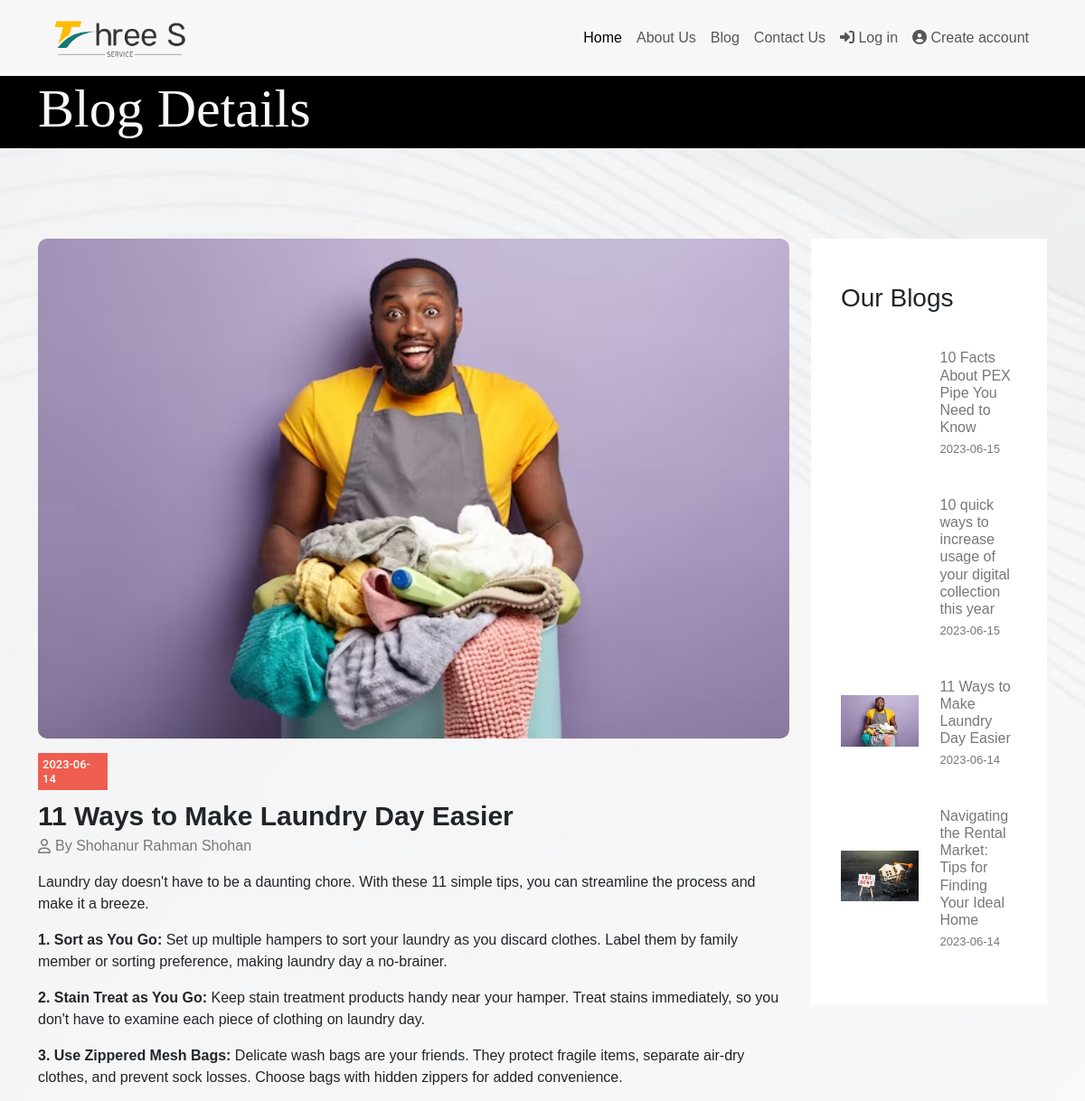
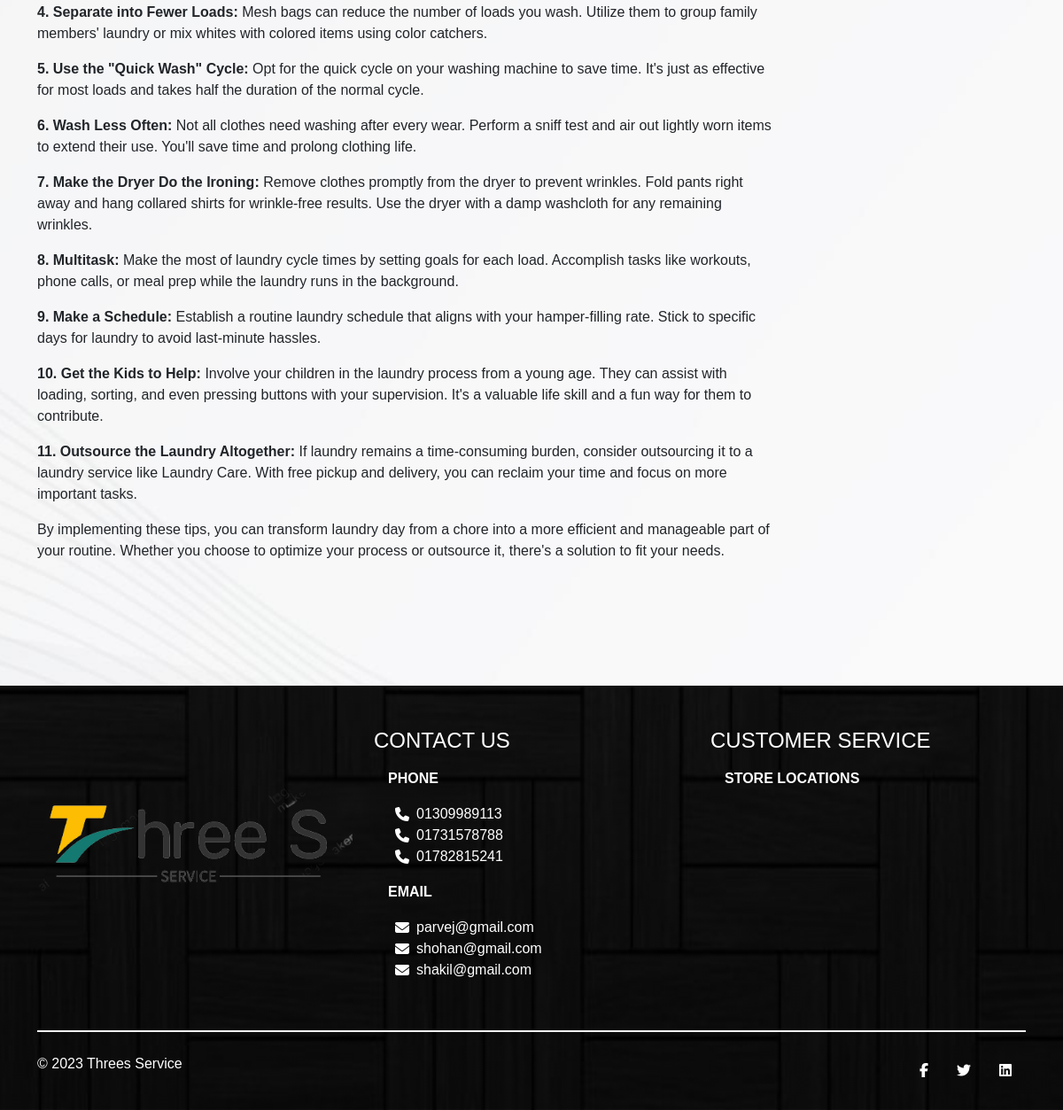
The page /blogsearch.php?blog=14 on the database its author committed (2 pictures, top to bottom).
### tables this page shows
CREATE TABLE `blogs` (
  `blog_id` int(11) NOT NULL,
  `image` varchar(255) NOT NULL,
  `blog_title` varchar(255) NOT NULL,
  `blog_text` text NOT NULL,
  `status` int(11) NOT NULL DEFAULT 1 COMMENT '1=Active, 2=InActive',
  `join_date` date NOT NULL
);

CREATE TABLE `users` (
  `user_id` int(11) NOT NULL,
  `fullname` varchar(255) NOT NULL,
  `email` varchar(255) NOT NULL,
  `password` varchar(255) NOT NULL,
  `phone` varchar(255) DEFAULT NULL,
  `address` varchar(255) DEFAULT NULL,
  `image` varchar(255) DEFAULT NULL,
  `role` int(1) NOT NULL DEFAULT 2 COMMENT '1=Admin, 2=User',
  `status` int(1) NOT NULL DEFAULT 1 COMMENT '1=Active, 0=InActive',
  `join_date` date NOT NULL
);

### blogsearch.php (the view, shortened to what this page needs)
<?php include "inc/header.php"; ?>
	<?php
		if (isset($_GET['blog'])) {
			$searchBlog = $_GET['blog'];
			$sql = "SELECT * FROM blogs WHERE blog_id='$searchBlog'";
			$blogSql = mysqli_query($db, $sql);
			while( $row = mysqli_fetch_assoc($blogSql) ) {
	          $image        = $row['image'];
	          $blog_title     = $row['blog_title'];
	          $blog_text      = $row['blog_text'];
	          $join_date      = $row['join_date'];
	          ?>
	          <section class="blog-details">
						  <div class="container">
						    <div class="row align-items-center">
						      <div class="col-lg-6">
						        <h1 class="text-light" style=" font-family: 'Righteous', cursive;
    font-size: 60px;">Blog Details</h1>
						      </div>
						      <div class="col-lg-6">
						      </div>
						    </div>
						  </div>
						</section>
				<section class="blog_details_search">
					<div class="container">
						<div class="row">
							<div class="col-lg-12">
								<div class="row">
			                        <div class="col-lg-9 blog-item pb-4">
			                            <div class="book-thumbnail">
			                              <?php
			                                  if (!empty($image)) { ?>
			                                    <img src="admin/dist/img/books/<?php echo $image; ?>" alt="" style="width: 100%; border-radius: 10px;">
			                                  <?php }
			                                  else { ?>
			                                    <img src="admin/dist/img/books/blank_book.jpg" alt="" style="width: 100%; height: 300px;">
			                                  <?php }
			                                ?>
			                            </div>
			                            <div class="pt-3">
			                            	<h1 class="tarikhhh"><?php echo $join_date; ?></h1>
			                            </div>
			                            <div class="pt-2">
			                              <h4 class="btitle"><?php echo $blog_title; ?></h4>
			                              <div>
			                              	<?php
			                              		$sql = "SELECT * FROM users WHERE role = 1 ORDER BY user_id ASC LIMIT 1";
																	  		$allUserData = mysqli_query($db, $sql);
																	  		while( $row = mysqli_fetch_assoc($allUserData) ) {
																	  			$fullname  		= $row['fullname'];
																	  			?>
																	  				<div class="d-flex align-items-center" style="color: #777;">
																	  					<i class="far fa-user" aria-hidden="true" style="margin-right: 5px;"></i>
																	  					By <?php echo $fullname; ?>
																	  				</div>
																	  			<?php
																	  		}
			                              	?>
			                              </div>
			                              <p class="pera"><?php echo $blog_text; ?></p>
			                            </div>
			                        </div>
						      <?php include "inc/blog_sidebar.php"; ?>
								</div>
                         	</div>
						</div>
					</div>
				</section>
	         <?php }
		}
	?>
<?php include "inc/footer.php"; ?>

### inc/blog_sidebar.php (shortened to what this page needs)
<div class="col-lg-3">
    <div class="blog-part sticky-top">
        <h3 class="py-3">Our Blogs</h3>
        <?php
            $sql = "SELECT * FROM blogs ORDER BY blog_id DESC";
            $allBooks = mysqli_query($db, $sql);
            $totalBooks = mysqli_num_rows($allBooks);
            if ($totalBooks <= 0) { ?>
              <div class="alert alert-info" role="alert"><i class="fa-solid fa-bell"> </i> Ooops!! No Book found Yet....</div>
            <?php }
            else {
                while ($row = mysqli_fetch_assoc($allBooks)) {
                      $blog_id        = $row['blog_id'];
                      $image        = $row['image'];
                      $blog_title     = $row['blog_title'];
                      $join_date      = $row['join_date'];
                    ?>
                    <div class="row align-items-center py-3">
                        <div class="col-lg-6">
                            <div>
                                <?php
                                  if (!empty($image)) { ?>
                                    <img src="admin/dist/img/books/<?php echo $image; ?>" alt="" width="100%" class="pb-3">
                                  <?php }
                                  else { ?>
                                    <img src="admin/dist/img/books/blank_book.jpg" alt="" class="img-fluid">
                                  <?php }
                                ?>
                            </div>
                        </div>
                        <div class="col-lg-6">
                            <div class="">
                            <a href="blogsearch.php?blog=<?php echo $blog_id; ?>"><h4 style="font-size: 16px; color: #777;"><?php echo $blog_title; ?></h4></a>
                              <p style="font-size: 13px;color: #777;margin: -3px 0px 10px;"><?php echo $join_date; ?></p>
                            </div>
                        </div>
                    </div>
                <?php }
            }
        ?>
    </div>
</div>

### inc/footer.php (shortened to what this page needs)
<footer style="
    background: linear-gradient( rgba(0, 0, 0, 0.5), rgba(0, 0, 0, 0.5) ), url(assets/images/45603.jpg);
    background-repeat: no-repeat;
    background-size: cover;
    background-position: center;
    background-attachment: fixed;">
    <div class="container py-5 pb-0">
        <div class="row">
            <div class="col-lg-4">
                <div class="logo-ftr">
                    <a href="index.php"><img src="assets/images/bg.png" alt="" width="100%"></a>
                </div>
            </div>
            <div class="col-lg-4" id="foot">
                <h4 class="text-white">CONTACT US</h4>
                <ul class="nav flex-column">
                  <li class="nav-item">
                    <a class="nav-link active text-white" aria-current="page" ><strong>PHONE</strong></a>
                  </li>
                  <li class="nav-item">
                    <a class="nav-link text-white" href="">
                        <?php
                            $sql = "SELECT * FROM users WHERE role = 1 ORDER BY fullname ASC";
                            $allUserData = mysqli_query($db, $sql);
                            while( $row = mysqli_fetch_assoc($allUserData) ) {
                                $phone              = $row['phone'];
                                ?>
                                    <div class="d-flex align-items-center">
                                        <i class="fa-solid fa-phone mx-2"></i>
                                        <?php echo $phone ."<br>"; ?>
                                    </div>
                                <?php
                            }
                        ?>
                    </a>
                  </li>
                  <li class="nav-item">
                    <a class="nav-link text-white" ><strong>EMAIL</strong></a>
                  </li>
                  <li class="nav-item">
                    <a class="nav-link text-white" href="https://mail.google.com/mail/u/0/?tab=rm&ogbl#inbox?compose=GTvVlcSHxwCmkSFtmZkphksCSZKZTrWSQLjpLHdqRRvKtGWtcZdLpbrbvLFFTlfrVvvLsqFcFzWJJ">
                        <?php
                            $sql = "SELECT * FROM users WHERE role = 1 ORDER BY fullname ASC";
                            $allUserData = mysqli_query($db, $sql);
                            while( $row = mysqli_fetch_assoc($allUserData) ) {
                                $email          = $row['email'];
                                ?>
                                    <div class="d-flex align-items-center">
                                        <i class="fa-solid fa-envelope mx-2"></i>
                                        <?php echo $email ."<br>"; ?>
                                    </div>
                                <?php
                            }
                        ?>
                    </a>
                  </li>
                </ul>
            </div>
            <div class="col-lg-4">
                <h4 class="text-white">CUSTOMER SERVICE</h4>
                <ul class="nav flex-column">
                  <li class="nav-item">
                    <a class="nav-link active text-white" aria-current="page"><strong>STORE LOCATIONS</strong></a>
                  </li>
                </ul>
                <span>
                    <iframe src="https://www.google.com/maps/embed?pb=!1m14!1m12!1m3!1d7301.832161750958!2d90.37526630000004!3d23.786002500000002!2m3!1f0!2f0!3f0!3m2!1i1024!2i768!4f13.1!5e0!3m2!1sen!2sbd!4v1667932853950!5m2!1sen!2sbd" width="100%" height="200" style="border:0;" allowfullscreen="" loading="lazy"></iframe>
                </span>
            </div>
            <div class="col-lg-12">
                <div class="bottom-part py-5 pb-0">
                    <div class="divedier" style=" width: 100%; background: whitesmoke; height: 2px;"></div>
                    <div class="row" style="align-content: center;">
                        <div class="col-lg-6 py-4">
                        <p class="text-white">&copy; 2023 Threes Service</p>
                    </div>
                    <div class="col-lg-6 py-4">
                        <nav class="nav justify-content-end">
                          <a class="nav-link active text-white" aria-current="page" href="" target="_blank"><i class="fa-brands fa-facebook-f"></i></a>
                          <a class="nav-link text-white" href="#" target="_blank"><i class="fa-brands fa-twitter"></i></a>
                          <a class="nav-link text-white" href="#" target="_blank"><i class="fa-brands fa-linkedin"></i></a>
                        </nav>
                    </div>
                </div>
                </div>
            </div>
        </div>
    </div>
</footer>
  </body>
</html>

### assets/css/custom.css (style rules this page uses)
body { font-family: 'Poppins', sans-serif; }
h1,h2,h3,h4,h5,h6 { font-family: 'Josefin Sans', sans-serif; }
a { text-decoration: none; }
.tarikhhh { background: #EF5D50; color: #fff; font-family: 'Roboto', sans-serif; font-size: 13px; font-weight: 500; width: 77px; padding: 5px; }
.btitle { font-size: 30px; font-weight: 600; color: #212529; line-height: 26px; }
.pera { color: #777; }
.book-thumbnail { position: relative; }
.blog-part { background: #fff; padding: 33px; }
.blog_details_search { padding: 100px 0px; }
.logo-ftr img { margin-top: 65px; }

### inc/header.php (style rules this page uses)
.blog-details { background: #000 ; }

### rows shown on the page
blogs: image (picture), join_date "2023-06-14", blog_title "11 Ways to Make Laundry Day Easier", blog_text "Laundry day doesn't have to be a daunting chore. With these 11 simple tips, you can streamline the process and make it a breeze. 1. Sort as You Go: Set up multiple hampers to sort your laundry as you discard clothes. Label them by family member or sorting preference, making laundry day a no-brainer. 2. Stain Treat as You Go: Keep stain treatment products handy near your hamper. Treat stains immediately, so you don't have to examine each piece of clothing on laundry day. 3. Use Zippered Mesh Bags: Delicate wash bags are your friends. They protect fragile items, separate air-dry clothes, and prevent sock losses. Choose bags with hidden zippers for added convenience. 4. Separate into Fewer…"
users: fullname "Shohanur Rahman Shohan", phone "01731578788", email "shohan@gmail.com"
blogs: blog_title "10 Facts About PEX Pipe You Need to Know", join_date "2023-06-15"
blogs: blog_title "10 quick ways to increase usage of your digital collection this year", join_date "2023-06-15"
blogs: image (picture), blog_title "Navigating the Rental Market: Tips for Finding Your Ideal Home", join_date "2023-06-14"
users: phone "01309989113", email "parvej@gmail.com"
users: phone "01782815241", email "shakil@gmail.com"
